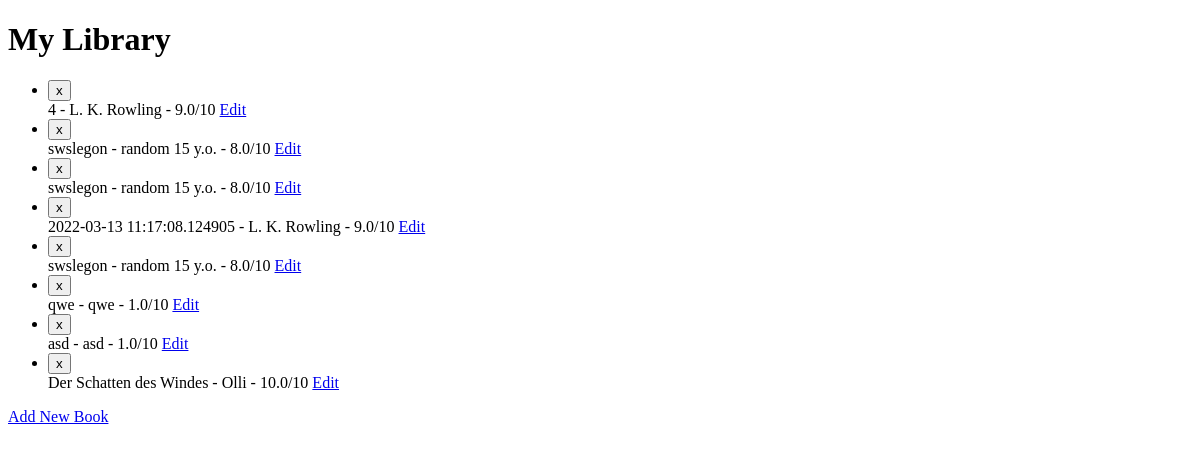
Before: / with the older database file.
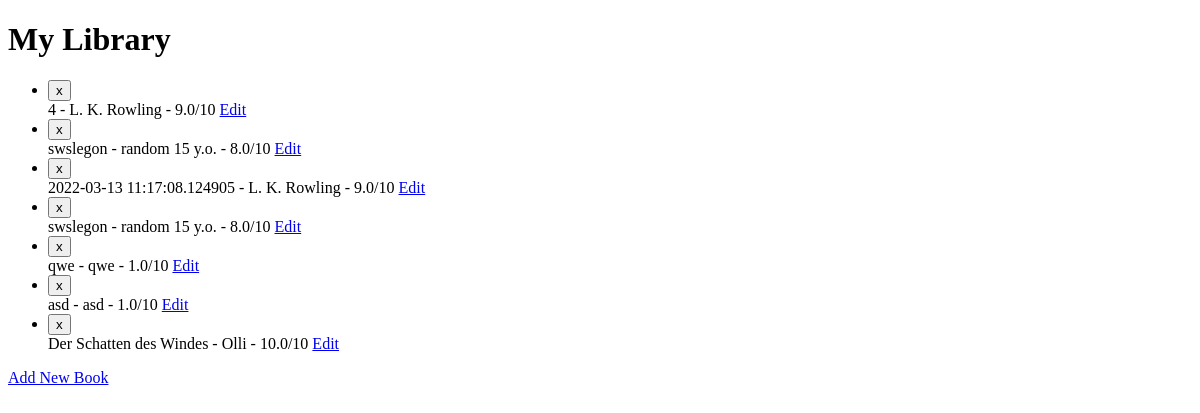
After: the same page with the newer database file.
### main.py (models this page shows, shortened)
class Book(db.Model):
    id = db.Column(db.Integer, primary_key=True)
    title = db.Column(db.String(250), nullable=False, unique=True)
    author = db.Column(db.String(250), nullable=False)
    rating = db.Column(db.Float, nullable=False)

### main.py (the view)
@app.route('/', methods=["GET", "POST"])
def home():
    if request.method == "POST":
        book_to_delete = Book.query.get(request.form["id"])
        db.session.delete(book_to_delete)
        db.session.commit()
        return redirect( url_for("home") )
    return render_template("index.html", all_books=Book.query.all())

### templates/index.html (shortened to what this page needs)
<!DOCTYPE html>
<html lang="en">
<head>
</head>
<body>
<h1>My Library</h1>
    <ul>
        {% for book in all_books %}
            <li>
                <form method="POST">
                    <button type="submit" style="display: inline;">x</button>
                </form>
                {{book.title}} - {{book.author}} - {{book.rating}}/10
                <a href="{{url_for('edit', id=book.id)}}">Edit</a>
            </li>
        {% endfor %}
    </ul>
<a href="{{ url_for('add') }}">Add New Book</a>
</body>
</html>

Changed rows visible on the page:
removed Book: title "swslegon", author "random 15 y.o.", rating "8.0"
